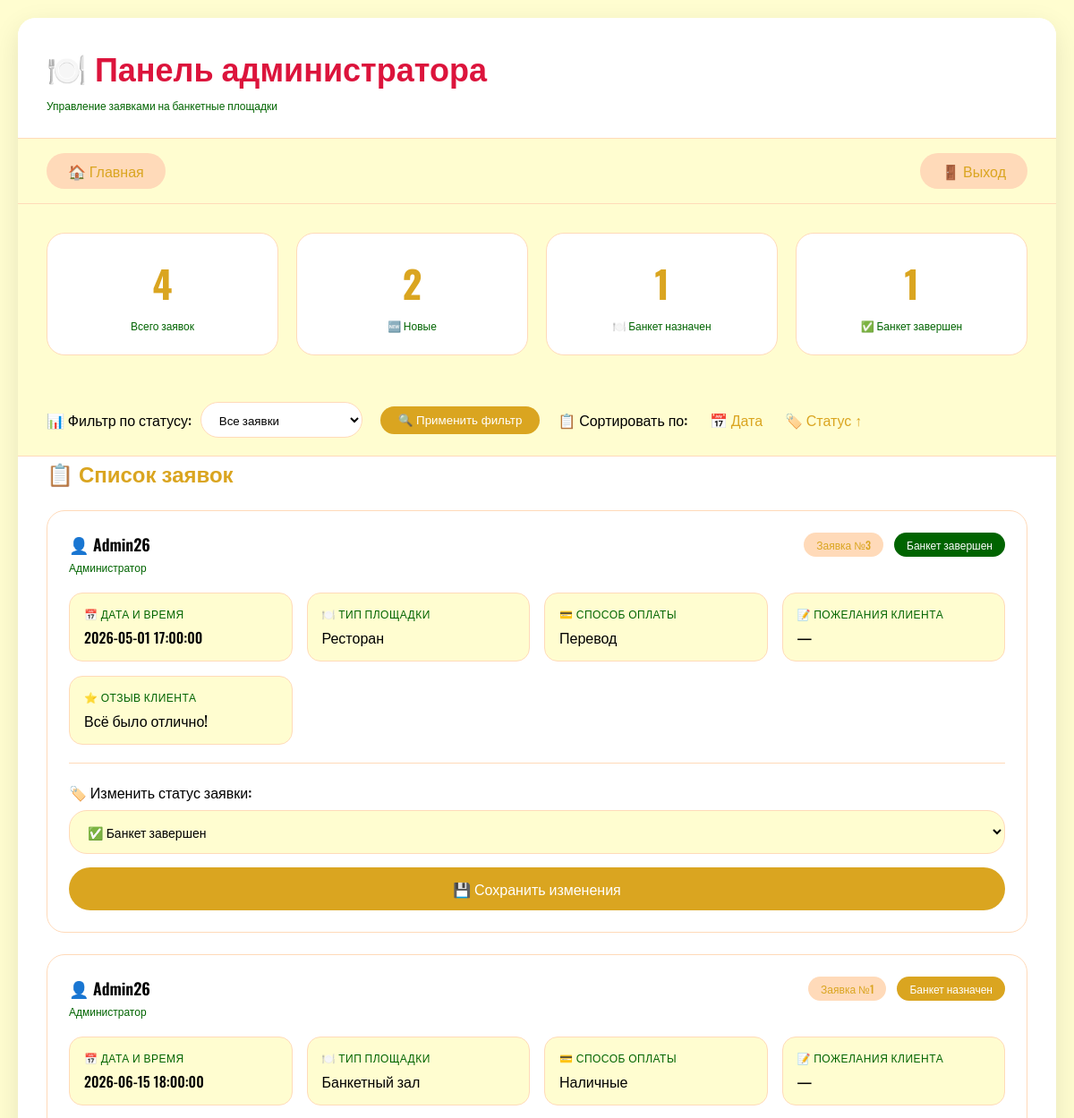
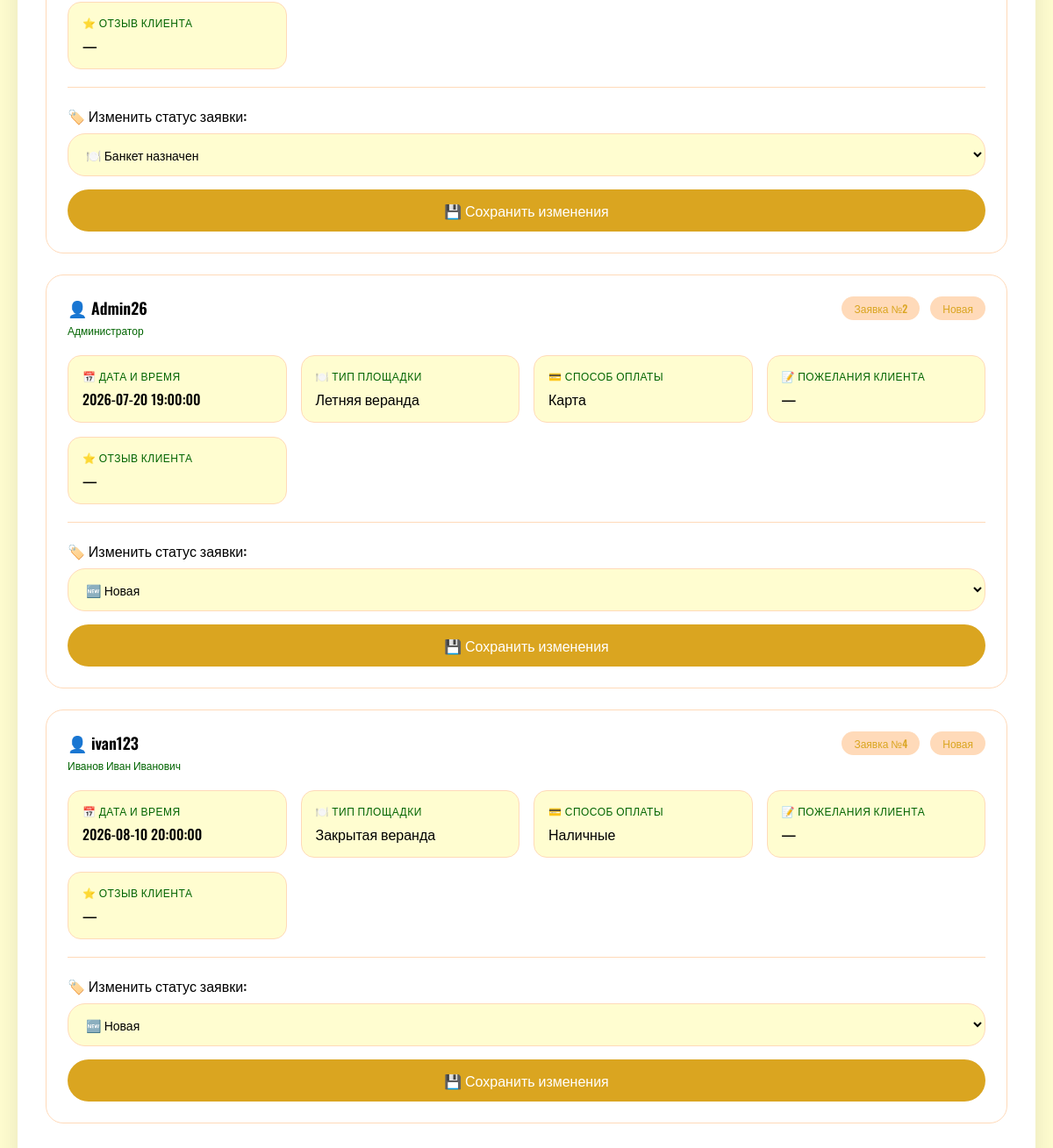
Page /admin.php?sort_by=status&sort_order=ASC (signed in) on the committed database (2 pictures, top to bottom).
### tables this page shows
CREATE TABLE `request` (
  `id` int NOT NULL,
  `user_id` int NOT NULL,
  `date` datetime NOT NULL,
  `status` varchar(50) DEFAULT 'Новая',
  `curses` varchar(255) NOT NULL,
  `payment` text NOT NULL,
  `review` text
);

CREATE TABLE `users` (
  `id` int NOT NULL,
  `fullname` text NOT NULL,
  `phone` varchar(256) NOT NULL,
  `email` varchar(256) NOT NULL,
  `login` varchar(256) NOT NULL,
  `password` varchar(256) NOT NULL,
  `is_admin` tinyint(1) DEFAULT '0',
  `created_at` timestamp NOT NULL DEFAULT CURRENT_TIMESTAMP,
  `review` text
);

### admin.php (the view, shortened to what this page needs)
<?php
include('db.php');
$status_filter = $_GET['status_filter'] ?? '';
$sort_by = $_GET['sort_by'] ?? 'date';
$sort_order = $_GET['sort_order'] ?? 'DESC';
$allowed_sort = ['date', 'status'];
$sort_by = in_array($sort_by, $allowed_sort) ? $sort_by : 'date';
$sort_order = ($sort_order === 'ASC') ? 'ASC' : 'DESC';
$page = (int)($_GET['page'] ?? 1);
$limit = 10;
$offset = ($page - 1) * $limit;
$where = '';
$query = $con->query("SELECT request.*, users.login, users.fullname, COUNT(*) OVER() as total_count FROM request INNER JOIN users ON request.user_id = users.id $where ORDER BY $sort_by $sort_order LIMIT $limit OFFSET $offset");
$stats_query = $con->query("SELECT COUNT(*) as total, SUM(CASE WHEN status='Новая' THEN 1 ELSE 0 END) as new_requests, SUM(CASE WHEN status='Банкет назначен' THEN 1 ELSE 0 END) as assigned, SUM(CASE WHEN status='Банкет завершен' THEN 1 ELSE 0 END) as completed FROM request");
$stats = $stats_query->fetch_assoc();
$query->data_seek(0);
?>
<!DOCTYPE html>
<html lang="ru">
<head>
</head>
<body>
<div class="container">
    <div class="header"><h1>🍽️ Панель администратора</h1><p>Управление заявками на банкетные площадки</p></div>
    <div class="nav-bar"><a href="index.php" class="btn-outline">🏠 Главная</a><a href="?logout=1" class="btn-outline" onclick="return confirm('Выйти из аккаунта?')">🚪 Выход</a></div>
    <div class="stats-grid">
        <div class="stat-card"><div class="stat-number"><?= $stats['total'] ?></div><div class="stat-label">Всего заявок</div></div>
        <div class="stat-card"><div class="stat-number"><?= $stats['new_requests'] ?></div><div class="stat-label">🆕 Новые</div></div>
        <div class="stat-card"><div class="stat-number"><?= $stats['assigned'] ?></div><div class="stat-label">🍽️ Банкет назначен</div></div>
        <div class="stat-card"><div class="stat-number"><?= $stats['completed'] ?></div><div class="stat-label">✅ Банкет завершен</div></div>
    </div>
    <div class="filters">
        <div class="filter-group"><label>📊 Фильтр по статусу:</label>
            <select name="status_filter" id="status_filter" class="filter-select">
                <option value="">Все заявки</option>
            </select>
        </div>
        <button class="btn-filter" onclick="applyFilter()">🔍 Применить фильтр</button>
        <div class="filter-group"><label>📋 Сортировать по:</label>
            <a href="?sort_by=date&sort_order=<?= $sort_by=='date' && $sort_order=='DESC' ? 'ASC' : 'DESC' ?><?= $status_filter ? '&status_filter='.$status_filter : '' ?>" class="sort-link">📅 Дата <?= $sort_by=='date' ? ($sort_order=='DESC' ? '↓' : '↑') : '' ?></a>
            <a href="?sort_by=status&sort_order=<?= $sort_by=='status' && $sort_order=='DESC' ? 'ASC' : 'DESC' ?><?= $status_filter ? '&status_filter='.$status_filter : '' ?>" class="sort-link">🏷️ Статус <?= $sort_by=='status' ? ($sort_order=='DESC' ? '↓' : '↑') : '' ?></a>
        </div>
    </div>
    <div class="requests-container"><h2 class="section-title">📋 Список заявок</h2>
    <?php if ($query->num_rows === 0): ?>
        <div class="empty-state"><h3>Заявок пока нет</h3><p>Когда пользователи оставят заявки на банкет, они появятся здесь</p></div>
    <?php else: while ($request = $query->fetch_assoc()):
        $status_class = '';
        if ($request['status'] == 'Новая') $status_class = 'status-new';
        elseif ($request['status'] == 'Банкет назначен') $status_class = 'status-assigned';
        elseif ($request['status'] == 'Банкет завершен') $status_class = 'status-completed';
        $wishes = !empty($request['comment']) ? htmlspecialchars($request['comment']) : '—';
        $review = !empty($request['review']) ? htmlspecialchars($request['review']) : '—';
    ?>
    <div class="request-item">
        <div class="request-header"><div class="user-info"><h3>👤 <?= htmlspecialchars($request['login']) ?></h3><p><?= htmlspecialchars($request['fullname']) ?></p></div><div class="request-meta"><span class="request-id">Заявка №<?= $request['id'] ?></span><span class="status-badge <?= $status_class ?>"><?= htmlspecialchars($request['status']) ?></span></div></div>
        <div class="request-details">
            <div class="detail-item"><div class="detail-label">📅 Дата и время</div><div class="detail-value"><?= htmlspecialchars($request['date']) ?></div></div>
            <div class="detail-item"><div class="detail-label">🍽️ Тип площадки</div><div class="detail-value"><?= htmlspecialchars($request['curses'] ?? '—') ?></div></div>
            <div class="detail-item"><div class="detail-label">💳 Способ оплаты</div><div class="detail-value"><?= htmlspecialchars($request['payment'] ?? '—') ?></div></div>
            <div class="detail-item"><div class="detail-label">📝 Пожелания клиента</div><div class="detail-value"><?= $wishes ?></div></div>
            <div class="detail-item"><div class="detail-label">⭐ Отзыв клиента</div><div class="detail-value"><?= $review ?></div></div>
        </div>
        <div class="status-form"><form method="POST" onsubmit="showNotification()"><input type="hidden" name="request_id" value="<?= $request['id'] ?>"><div class="form-group"><label class="form-label">🏷️ Изменить статус заявки:</label><select name="status" class="form-select"><option value="Новая" <?= $request['status']=='Новая' ? 'selected' : '' ?>>🆕 Новая</option><option value="Банкет назначен" <?= $request['status']=='Банкет назначен' ? 'selected' : '' ?>>🍽️ Банкет назначен</option><option value="Банкет завершен" <?= $request['status']=='Банкет завершен' ? 'selected' : '' ?>>✅ Банкет завершен</option></select></div><button type="submit" class="btn-save">💾 Сохранить изменения</button></form></div>
    </div>
    <?php endwhile; endif; ?></div>
</div>
</body>
</html>

### admin.php (style rules this page uses)
* { margin:0; padding:0; box-sizing:border-box; }
body { background: #FFFDD0; font-family: 'Oswald', sans-serif; padding: 20px; min-height: 100vh; }
.container { max-width: 1280px; margin: 0 auto; background: white; border-radius: 20px; overflow: hidden; box-shadow: 0 10px 30px rgba(0,0,0,0.1); }
.header { background: white; padding: 28px 32px; border-bottom: 1px solid #FFDAB9; }
.header h1 { font-family: 'Oswald', sans-serif; font-size: 36px; color: #DC143C; font-weight: 600; }
.header p { color: #006400; margin-top: 8px; font-size: 12px; }
.nav-bar { display: flex; justify-content: space-between; align-items: center; padding: 16px 32px; background: #FFFDD0; border-bottom: 1px solid #FFDAB9; }
.btn-outline { padding: 8px 24px; border-radius: 30px; background: #FFDAB9; color: #DAA520; text-decoration: none; font-weight: 500; transition: all 0.2s; display: inline-flex; align-items: center; gap: 8px; font-size: 16px; }
.stats-grid { display: grid; grid-template-columns: repeat(auto-fit, minmax(200px, 1fr)); gap: 20px; padding: 32px; background: #FFFDD0; }
.stat-card { background: white; border-radius: 20px; padding: 24px 20px; text-align: center; border: 1px solid #FFDAB9; transition: all 0.2s; }
.stat-number { font-size: 42px; font-weight: 700; color: #DAA520; font-family: 'Oswald', sans-serif; }
.stat-label { color: #006400; font-size: 12px; margin-top: 8px; }
.filters { padding: 20px 32px; background: #FFFDD0; border-bottom: 1px solid #FFDAB9; display: flex; gap: 20px; flex-wrap: wrap; align-items: center; }
.filter-group { display: flex; align-items: center; gap: 10px; }
.filter-group label { font-weight: 500; color: #000000; }
.filter-select { padding: 8px 16px; border: 1px solid #FFDAB9; border-radius: 20px; background: white; font-family: 'Oswald', sans-serif; }
.btn-filter { padding: 8px 20px; background: #DAA520; color: white; border: none; border-radius: 20px; cursor: pointer; }
.sort-link { color: #DAA520; text-decoration: none; margin-left: 15px; }
.requests-container { padding: 0 32px 32px; }
.section-title { font-family: 'Oswald', sans-serif; font-size: 24px; color: #DAA520; margin-bottom: 24px; font-weight: 600; }
.request-item { background: white; border-radius: 20px; padding: 24px; margin-bottom: 24px; border: 1px solid #FFDAB9; transition: all 0.2s; }
.request-header { display: flex; justify-content: space-between; align-items: flex-start; flex-wrap: wrap; margin-bottom: 20px; gap: 12px; }
.user-info h3 { color: #000000; font-size: 18px; font-weight: 600; margin-bottom: 4px; }
.user-info p { color: #006400; font-size: 12px; }
.request-meta { display: flex; gap: 12px; align-items: center; flex-wrap: wrap; }
.request-id { background: #FFDAB9; padding: 5px 14px; border-radius: 20px; font-size: 12px; font-weight: 500; color: #DAA520; }
.status-badge { padding: 5px 14px; border-radius: 20px; font-size: 12px; font-weight: 500; }
.status-new { background: #FFDAB9; color: #DAA520; }
.status-assigned { background: #DAA520; color: white; }
.status-completed { background: #006400; color: white; }
.request-details { display: grid; grid-template-columns: repeat(auto-fit, minmax(220px, 1fr)); gap: 16px; margin: 20px 0; }
.detail-item { background: #FFFDD0; padding: 14px 16px; border-radius: 15px; border: 1px solid #FFDAB9; }
.detail-label { font-size: 12px; color: #006400; text-transform: uppercase; letter-spacing: 0.5px; margin-bottom: 6px; }
.detail-value { font-size: 16px; color: #000000; font-weight: 500; word-wrap: break-word; white-space: pre-wrap; }
.status-form { margin-top: 20px; padding-top: 20px; border-top: 1px solid #FFDAB9; }
.form-group { margin-bottom: 15px; }
.form-label { display: block; margin-bottom: 8px; font-weight: 500; color: #000000; font-size: 16px; }
.form-select { width: 100%; padding: 12px 16px; border: 1px solid #FFDAB9; border-radius: 20px; font-size: 14px; font-family: 'Oswald', sans-serif; background: #FFFDD0; transition: all 0.2s; cursor: pointer; }
.btn-save { width: 100%; padding: 12px; background: #DAA520; color: white; border: none; border-radius: 30px; cursor: pointer; font-family: 'Oswald', sans-serif; font-size: 16px; font-weight: 500; transition: all 0.2s; }

### rows in the picture
request: user.login "Admin26", user.fullname "Администратор", id "3", status "Банкет завершен", date "2026-05-01 17:00:00", curses "Ресторан", payment "Перевод", wishes "—", review "Всё было отлично!", status "✅ Банкет завершен"
request: user.login "Admin26", user.fullname "Администратор", id "1", status "Банкет назначен", date "2026-06-15 18:00:00", curses "Банкетный зал", payment "Наличные", wishes "—", review "—", status "🍽️ Банкет назначен"
request: user.login "Admin26", user.fullname "Администратор", id "2", status "Новая", date "2026-07-20 19:00:00", curses "Летняя веранда", payment "Карта", wishes "—", review "—", status "🆕 Новая"
request: user.login "ivan123", user.fullname "Иванов Иван Иванович", id "4", status "Новая", date "2026-08-10 20:00:00", curses "Закрытая веранда", payment "Наличные", wishes "—", review "—", status "🆕 Новая"

### other values in the picture
$stats['total'] "4"
$stats['new_requests'] "2"
$stats['assigned'] "1"
$stats['completed'] "1"
